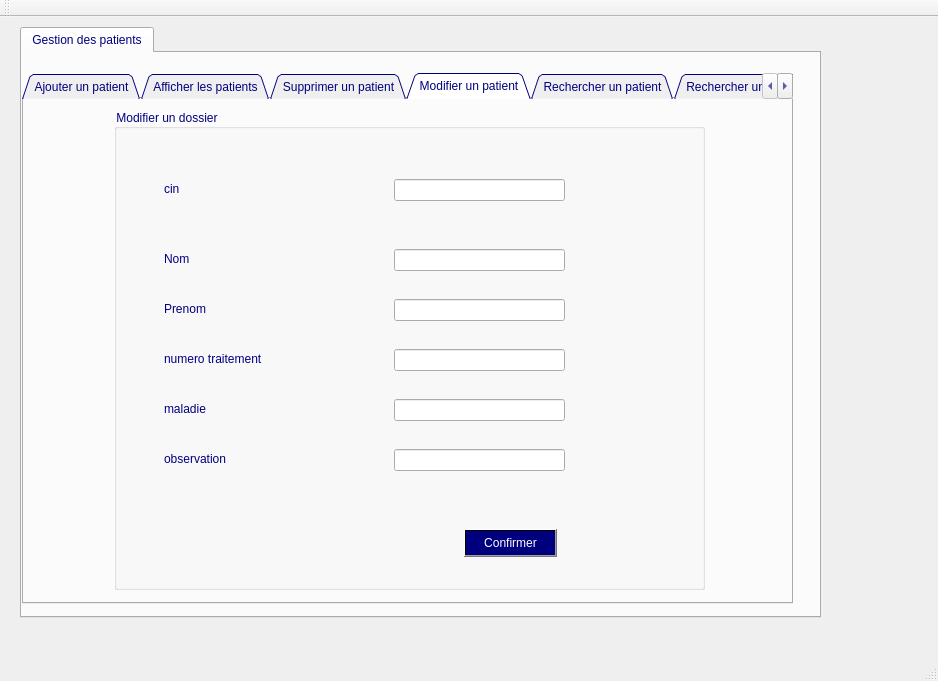
<?xml version="1.0" encoding="UTF-8"?>
<ui version="4.0">
 <class>MainWindow</class>
 <widget class="QMainWindow" name="MainWindow">
  <property name="geometry">
   <rect>
    <x>0</x>
    <y>0</y>
    <width>938</width>
    <height>681</height>
   </rect>
  </property>
  <property name="windowTitle">
   <string>Gestion des patients</string>
  </property>
  <widget class="QWidget" name="centralWidget">
   <widget class="QTabWidget" name="tabWidget_2">
    <property name="geometry">
     <rect>
      <x>20</x>
      <y>10</y>
      <width>801</width>
      <height>591</height>
     </rect>
    </property>
    <property name="styleSheet">
     <string notr="true">color:rgb(0,0,127);</string>
    </property>
    <property name="currentIndex">
     <number>0</number>
    </property>
    <widget class="QWidget" name="tab_4">
     <attribute name="title">
      <string>Gestion des patients</string>
     </attribute>
     <widget class="QTabWidget" name="tabWidget">
      <property name="geometry">
       <rect>
        <x>0</x>
        <y>20</y>
        <width>771</width>
        <height>531</height>
       </rect>
      </property>
      <property name="styleSheet">
       <string notr="true">color:rgb(0,0,127);</string>
      </property>
      <property name="tabPosition">
       <enum>QTabWidget::North</enum>
      </property>
      <property name="tabShape">
       <enum>QTabWidget::Triangular</enum>
      </property>
      <property name="currentIndex">
       <number>3</number>
      </property>
      <property name="elideMode">
       <enum>Qt::ElideNone</enum>
      </property>
      <property name="tabsClosable">
       <bool>false</bool>
      </property>
      <property name="movable">
       <bool>false</bool>
      </property>
      <property name="tabBarAutoHide">
       <bool>false</bool>
      </property>
      <widget class="QWidget" name="tab">
       <attribute name="title">
        <string>Ajouter un patient</string>
       </attribute>
       <widget class="QGroupBox" name="groupBox_2">
        <property name="geometry">
         <rect>
          <x>100</x>
          <y>30</y>
          <width>591</width>
          <height>461</height>
         </rect>
        </property>
        <property name="styleSheet">
         <string notr="true">color:rgb(0,0,127);</string>
        </property>
        <property name="title">
         <string>Ajouter un dossier</string>
        </property>
        <widget class="QLineEdit" name="nom">
         <property name="geometry">
          <rect>
           <x>280</x>
           <y>100</y>
           <width>171</width>
           <height>22</height>
          </rect>
         </property>
        </widget>
        <widget class="QLabel" name="label_16">
         <property name="geometry">
          <rect>
           <x>50</x>
           <y>100</y>
           <width>191</width>
           <height>20</height>
          </rect>
         </property>
         <property name="text">
          <string>Nom </string>
         </property>
        </widget>
        <widget class="QLabel" name="label_18">
         <property name="geometry">
          <rect>
           <x>50</x>
           <y>200</y>
           <width>191</width>
           <height>20</height>
          </rect>
         </property>
         <property name="text">
          <string>numero traitement</string>
         </property>
        </widget>
        <widget class="QLineEdit" name="drdv">
         <property name="geometry">
          <rect>
           <x>280</x>
           <y>200</y>
           <width>171</width>
           <height>22</height>
          </rect>
         </property>
        </widget>
        <widget class="QLabel" name="label_19">
         <property name="geometry">
          <rect>
           <x>50</x>
           <y>260</y>
           <width>191</width>
           <height>20</height>
          </rect>
         </property>
         <property name="text">
          <string>maladie</string>
         </property>
        </widget>
        <widget class="QLineEdit" name="maladie">
         <property name="geometry">
          <rect>
           <x>280</x>
           <y>260</y>
           <width>171</width>
           <height>22</height>
          </rect>
         </property>
        </widget>
        <widget class="QLineEdit" name="obs">
         <property name="geometry">
          <rect>
           <x>280</x>
           <y>310</y>
           <width>171</width>
           <height>22</height>
          </rect>
         </property>
         <property name="text">
          <string/>
         </property>
        </widget>
        <widget class="QLabel" name="label_20">
         <property name="geometry">
          <rect>
           <x>50</x>
           <y>310</y>
           <width>191</width>
           <height>20</height>
          </rect>
         </property>
         <property name="text">
          <string>observation</string>
         </property>
        </widget>
        <widget class="QLabel" name="label_21">
         <property name="geometry">
          <rect>
           <x>50</x>
           <y>150</y>
           <width>191</width>
           <height>20</height>
          </rect>
         </property>
         <property name="text">
          <string>Prenom </string>
         </property>
        </widget>
        <widget class="QLineEdit" name="prenom">
         <property name="geometry">
          <rect>
           <x>280</x>
           <y>150</y>
           <width>171</width>
           <height>22</height>
          </rect>
         </property>
        </widget>
        <widget class="QLabel" name="label_22">
         <property name="geometry">
          <rect>
           <x>50</x>
           <y>60</y>
           <width>191</width>
           <height>20</height>
          </rect>
         </property>
         <property name="text">
          <string>cin</string>
         </property>
        </widget>
        <widget class="QLineEdit" name="nump">
         <property name="geometry">
          <rect>
           <x>280</x>
           <y>60</y>
           <width>171</width>
           <height>22</height>
          </rect>
         </property>
        </widget>
        <widget class="QPushButton" name="pb_ajouter">
         <property name="geometry">
          <rect>
           <x>380</x>
           <y>380</y>
           <width>75</width>
           <height>23</height>
          </rect>
         </property>
         <property name="styleSheet">
          <string notr="true">background-color: qlineargradient(spread:pad, x1:0.631, y1:0.420455, x2:1, y2:0, stop:1 rgba(0, 0, 127, 255));
color: rgb(255, 255, 255);</string>
         </property>
         <property name="text">
          <string>Ajouter</string>
         </property>
        </widget>
        <widget class="QLabel" name="pic_1">
         <property name="geometry">
          <rect>
           <x>0</x>
           <y>20</y>
           <width>771</width>
           <height>521</height>
          </rect>
         </property>
         <property name="text">
          <string/>
         </property>
        </widget>
        <zorder>pic_1</zorder>
        <zorder>nom</zorder>
        <zorder>label_16</zorder>
        <zorder>label_18</zorder>
        <zorder>drdv</zorder>
        <zorder>label_19</zorder>
        <zorder>maladie</zorder>
        <zorder>obs</zorder>
        <zorder>label_20</zorder>
        <zorder>label_21</zorder>
        <zorder>prenom</zorder>
        <zorder>label_22</zorder>
        <zorder>nump</zorder>
        <zorder>pb_ajouter</zorder>
       </widget>
       <widget class="QLabel" name="p1">
        <property name="geometry">
         <rect>
          <x>0</x>
          <y>0</y>
          <width>771</width>
          <height>531</height>
         </rect>
        </property>
        <property name="text">
         <string/>
        </property>
       </widget>
       <zorder>p1</zorder>
       <zorder>groupBox_2</zorder>
      </widget>
      <widget class="QWidget" name="tab_2">
       <attribute name="title">
        <string>Afficher les patients</string>
       </attribute>
       <widget class="QTableView" name="tabpatient">
        <property name="geometry">
         <rect>
          <x>10</x>
          <y>10</y>
          <width>731</width>
          <height>451</height>
         </rect>
        </property>
       </widget>
       <widget class="QLabel" name="p2">
        <property name="geometry">
         <rect>
          <x>0</x>
          <y>0</y>
          <width>771</width>
          <height>531</height>
         </rect>
        </property>
        <property name="text">
         <string/>
        </property>
       </widget>
       <widget class="QPushButton" name="pdf">
        <property name="geometry">
         <rect>
          <x>610</x>
          <y>470</y>
          <width>93</width>
          <height>28</height>
         </rect>
        </property>
        <property name="styleSheet">
         <string notr="true">background-color: qlineargradient(spread:pad, x1:0.631, y1:0.420455, x2:1, y2:0, stop:1 rgba(0, 0, 127, 255));
color: rgb(255, 255, 255);</string>
        </property>
        <property name="text">
         <string>Imprimer</string>
        </property>
       </widget>
       <zorder>p2</zorder>
       <zorder>tabpatient</zorder>
       <zorder>pdf</zorder>
      </widget>
      <widget class="QWidget" name="tab_3">
       <attribute name="title">
        <string>Supprimer un patient</string>
       </attribute>
       <widget class="QLineEdit" name="lineEdit_id_2">
        <property name="geometry">
         <rect>
          <x>350</x>
          <y>90</y>
          <width>113</width>
          <height>20</height>
         </rect>
        </property>
       </widget>
       <widget class="QLabel" name="label_4">
        <property name="geometry">
         <rect>
          <x>230</x>
          <y>90</y>
          <width>101</width>
          <height>16</height>
         </rect>
        </property>
        <property name="text">
         <string>cin</string>
        </property>
       </widget>
       <widget class="QPushButton" name="pb_supprimer">
        <property name="geometry">
         <rect>
          <x>360</x>
          <y>150</y>
          <width>75</width>
          <height>23</height>
         </rect>
        </property>
        <property name="styleSheet">
         <string notr="true">background-color: qlineargradient(spread:pad, x1:0.631, y1:0.420455, x2:1, y2:0, stop:1 rgba(0, 0, 127, 255));
color: rgb(255, 255, 255);</string>
        </property>
        <property name="text">
         <string>Supprimer</string>
        </property>
       </widget>
       <widget class="QLabel" name="p3">
        <property name="geometry">
         <rect>
          <x>0</x>
          <y>0</y>
          <width>771</width>
          <height>531</height>
         </rect>
        </property>
        <property name="text">
         <string/>
        </property>
       </widget>
       <zorder>p3</zorder>
       <zorder>lineEdit_id_2</zorder>
       <zorder>label_4</zorder>
       <zorder>pb_supprimer</zorder>
      </widget>
      <widget class="QWidget" name="tab_6">
       <attribute name="title">
        <string>Modifier un patient</string>
       </attribute>
       <widget class="QGroupBox" name="groupBox">
        <property name="geometry">
         <rect>
          <x>90</x>
          <y>10</y>
          <width>591</width>
          <height>481</height>
         </rect>
        </property>
        <property name="title">
         <string>Modifier un dossier</string>
        </property>
        <widget class="QLabel" name="label_6">
         <property name="geometry">
          <rect>
           <x>50</x>
           <y>70</y>
           <width>191</width>
           <height>20</height>
          </rect>
         </property>
         <property name="text">
          <string>cin</string>
         </property>
        </widget>
        <widget class="QLineEdit" name="m1">
         <property name="geometry">
          <rect>
           <x>280</x>
           <y>70</y>
           <width>171</width>
           <height>22</height>
          </rect>
         </property>
        </widget>
        <widget class="QLabel" name="label_8">
         <property name="geometry">
          <rect>
           <x>50</x>
           <y>240</y>
           <width>191</width>
           <height>20</height>
          </rect>
         </property>
         <property name="text">
          <string>numero traitement</string>
         </property>
        </widget>
        <widget class="QLineEdit" name="m4">
         <property name="geometry">
          <rect>
           <x>280</x>
           <y>240</y>
           <width>171</width>
           <height>22</height>
          </rect>
         </property>
        </widget>
        <widget class="QLabel" name="label_9">
         <property name="geometry">
          <rect>
           <x>50</x>
           <y>290</y>
           <width>191</width>
           <height>20</height>
          </rect>
         </property>
         <property name="text">
          <string>maladie</string>
         </property>
        </widget>
        <widget class="QLineEdit" name="m5">
         <property name="geometry">
          <rect>
           <x>280</x>
           <y>290</y>
           <width>171</width>
           <height>22</height>
          </rect>
         </property>
        </widget>
        <widget class="QLineEdit" name="m6">
         <property name="geometry">
          <rect>
           <x>280</x>
           <y>340</y>
           <width>171</width>
           <height>22</height>
          </rect>
         </property>
         <property name="text">
          <string/>
         </property>
        </widget>
        <widget class="QLabel" name="label_11">
         <property name="geometry">
          <rect>
           <x>50</x>
           <y>340</y>
           <width>191</width>
           <height>20</height>
          </rect>
         </property>
         <property name="text">
          <string>observation</string>
         </property>
        </widget>
        <widget class="QPushButton" name="modif">
         <property name="geometry">
          <rect>
           <x>350</x>
           <y>420</y>
           <width>93</width>
           <height>28</height>
          </rect>
         </property>
         <property name="styleSheet">
          <string notr="true">background-color: qlineargradient(spread:pad, x1:0.631, y1:0.420455, x2:1, y2:0, stop:1 rgba(0, 0, 127, 255));
color: rgb(255, 255, 255);</string>
         </property>
         <property name="text">
          <string>Confirmer</string>
         </property>
        </widget>
        <widget class="QLineEdit" name="m3">
         <property name="geometry">
          <rect>
           <x>280</x>
           <y>190</y>
           <width>171</width>
           <height>22</height>
          </rect>
         </property>
        </widget>
        <widget class="QLabel" name="label_29">
         <property name="geometry">
          <rect>
           <x>50</x>
           <y>140</y>
           <width>191</width>
           <height>20</height>
          </rect>
         </property>
         <property name="text">
          <string>Nom </string>
         </property>
        </widget>
        <widget class="QLabel" name="label_28">
         <property name="geometry">
          <rect>
           <x>50</x>
           <y>190</y>
           <width>191</width>
           <height>20</height>
          </rect>
         </property>
         <property name="text">
          <string>Prenom </string>
         </property>
        </widget>
        <widget class="QLineEdit" name="m2">
         <property name="geometry">
          <rect>
           <x>280</x>
           <y>140</y>
           <width>171</width>
           <height>22</height>
          </rect>
         </property>
        </widget>
       </widget>
       <widget class="QLabel" name="p4">
        <property name="geometry">
         <rect>
          <x>0</x>
          <y>0</y>
          <width>771</width>
          <height>531</height>
         </rect>
        </property>
        <property name="text">
         <string/>
        </property>
       </widget>
       <zorder>p4</zorder>
       <zorder>groupBox</zorder>
      </widget>
      <widget class="QWidget" name="tab_5">
       <attribute name="title">
        <string>Rechercher un patient</string>
       </attribute>
       <widget class="QTableView" name="tabr">
        <property name="geometry">
         <rect>
          <x>10</x>
          <y>220</y>
          <width>741</width>
          <height>91</height>
         </rect>
        </property>
       </widget>
       <widget class="QLabel" name="label_5">
        <property name="geometry">
         <rect>
          <x>150</x>
          <y>140</y>
          <width>101</width>
          <height>16</height>
         </rect>
        </property>
        <property name="text">
         <string>cin</string>
        </property>
       </widget>
       <widget class="QLineEdit" name="rech">
        <property name="geometry">
         <rect>
          <x>270</x>
          <y>140</y>
          <width>113</width>
          <height>20</height>
         </rect>
        </property>
       </widget>
       <widget class="QLabel" name="p5">
        <property name="geometry">
         <rect>
          <x>0</x>
          <y>0</y>
          <width>771</width>
          <height>531</height>
         </rect>
        </property>
        <property name="text">
         <string/>
        </property>
       </widget>
       <widget class="QPushButton" name="imp2">
        <property name="geometry">
         <rect>
          <x>620</x>
          <y>440</y>
          <width>75</width>
          <height>23</height>
         </rect>
        </property>
        <property name="styleSheet">
         <string notr="true">background-color: qlineargradient(spread:pad, x1:0.631, y1:0.420455, x2:1, y2:0, stop:1 rgba(0, 0, 127, 255));
color: rgb(255, 255, 255);</string>
        </property>
        <property name="text">
         <string>imprimer</string>
        </property>
       </widget>
       <zorder>p5</zorder>
       <zorder>tabr</zorder>
       <zorder>label_5</zorder>
       <zorder>rech</zorder>
       <zorder>imp2</zorder>
      </widget>
      <widget class="QWidget" name="tab_7">
       <attribute name="title">
        <string>Rechercher un ordonnance</string>
       </attribute>
       <widget class="QLineEdit" name="rech2">
        <property name="geometry">
         <rect>
          <x>340</x>
          <y>150</y>
          <width>113</width>
          <height>20</height>
         </rect>
        </property>
       </widget>
       <widget class="QTableView" name="tabr2">
        <property name="geometry">
         <rect>
          <x>10</x>
          <y>220</y>
          <width>741</width>
          <height>91</height>
         </rect>
        </property>
       </widget>
       <widget class="QLabel" name="label_7">
        <property name="geometry">
         <rect>
          <x>220</x>
          <y>150</y>
          <width>101</width>
          <height>16</height>
         </rect>
        </property>
        <property name="text">
         <string>cin</string>
        </property>
       </widget>
       <widget class="QLabel" name="p6">
        <property name="geometry">
         <rect>
          <x>0</x>
          <y>0</y>
          <width>771</width>
          <height>531</height>
         </rect>
        </property>
        <property name="text">
         <string/>
        </property>
       </widget>
       <zorder>p6</zorder>
       <zorder>rech2</zorder>
       <zorder>tabr2</zorder>
       <zorder>label_7</zorder>
      </widget>
     </widget>
    </widget>
   </widget>
   <widget class="QLabel" name="label">
    <property name="geometry">
     <rect>
      <x>20</x>
      <y>10</y>
      <width>801</width>
      <height>591</height>
     </rect>
    </property>
    <property name="sizePolicy">
     <sizepolicy hsizetype="Expanding" vsizetype="Expanding">
      <horstretch>0</horstretch>
      <verstretch>0</verstretch>
     </sizepolicy>
    </property>
    <property name="text">
     <string/>
    </property>
   </widget>
   <zorder>label</zorder>
   <zorder>tabWidget_2</zorder>
  </widget>
  <widget class="QMenuBar" name="menuBar">
   <property name="geometry">
    <rect>
     <x>0</x>
     <y>0</y>
     <width>938</width>
     <height>26</height>
    </rect>
   </property>
  </widget>
  <widget class="QToolBar" name="mainToolBar">
   <attribute name="toolBarArea">
    <enum>TopToolBarArea</enum>
   </attribute>
   <attribute name="toolBarBreak">
    <bool>false</bool>
   </attribute>
  </widget>
  <widget class="QStatusBar" name="statusBar"/>
 </widget>
 <layoutdefault spacing="6" margin="11"/>
 <resources/>
 <connections/>
</ui>
